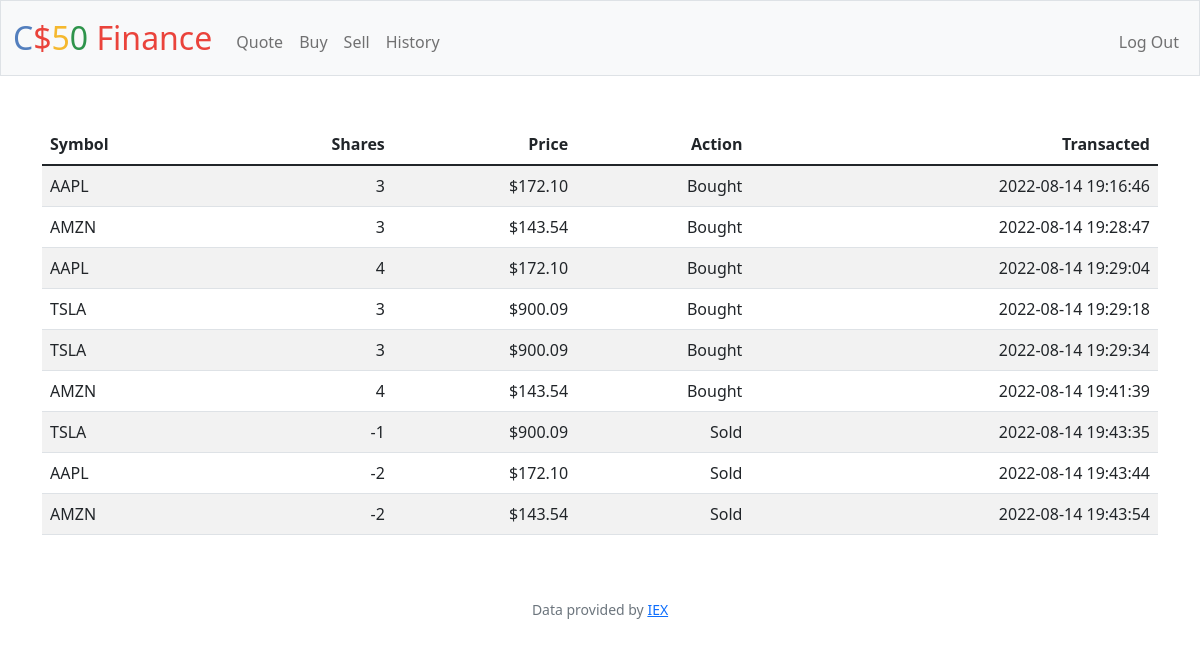
Page /history (signed in) on the committed database.
### tables this page shows
CREATE TABLE transactions (id INTEGER PRIMARY KEY AUTOINCREMENT, user_id INTEGER NOT NULL, symbol TEXT NOT NULL, name TEXT NOT NULL, shares INTEGER NOT NULL, price NUMERIC NOT NULL, total NUMERIC NOT NULL, current_price NUMERIC NOT NULL, type TEXT NOT NULL, time TIMESTAMP DEFAULT CURRENT_TIMESTAMP, FOREIGN KEY(user_id) REFERENCES users(id));

### app.py (the view)
@app.route("/history")
@login_required
def history():
    user_id = session["user_id"]
    holdings = db.execute("SELECT symbol, shares, price, type, time FROM transactions WHERE user_id = ?", user_id)
    return render_template("history.html", holdings = holdings)

### app.py (called while the page is built)
@app.after_request
def after_request(response):
    response.headers["Cache-Control"] = "no-cache, no-store, must-revalidate"
    response.headers["Expires"] = 0
    response.headers["Pragma"] = "no-cache"
    return response

### helpers.py (called while the page is built)
def login_required(f):
    @wraps(f)
    def decorated_function(*args, **kwargs):
        if session.get("user_id") is None:
            return redirect("/login")
        return f(*args, **kwargs)
    return decorated_function

def usd(value):
    return f"${value:,.2f}"

### templates/history.html (shortened to what this page needs)
{% extends "layout.html" %}
{% block main %}
<table class="table table-striped">
    <thead>
        <tr>
            <th class="text-start">Symbol</th>
            <th class="text-end">Shares</th>
            <th class="text-end">Price</th>
            <th class="text-end">Action</th>
            <th class="text-end">Transacted</th>
        </tr>
    </thead>
    <tbody>
        {% for holding in holdings %}
            <tr>
                <td class="text-start">{{ holding.symbol }}</td>
                <td class="text-end">{{ holding.shares }}</td>
                <td class="text-end">{{ holding.price | usd }}</td>
                <td class="text-end">{{ holding.type }}</td>
                <td class="text-end">{{ holding.time }}</td>
            </tr>
        {% endfor %}
    </tbody>
</table>
{% endblock %}

### templates/layout.html (shortened to what this page needs)
<!DOCTYPE html>
<html lang="en">
    <head>
        <link href="https://cdn.jsdelivr.net/npm/bootstrap@5.1.3/dist/css/bootstrap.min.css" rel="stylesheet">
        <link href="/static/styles.css" rel="stylesheet">
    </head>
    <body>
        <nav class="bg-light border navbar navbar-expand-md navbar-light">
            <div class="container-fluid">
                <a class="navbar-brand" href="/"><span class="blue">C</span><span class="red">$</span><span class="yellow">5</span><span class="green">0</span> <span class="red">Finance</span></a>
                <div class="collapse navbar-collapse" id="navbar">
                    {% if session["user_id"] %}
                        <ul class="navbar-nav me-auto mt-2">
                            <li class="nav-item"><a class="nav-link" href="/quote">Quote</a></li>
                            <li class="nav-item"><a class="nav-link" href="/buy">Buy</a></li>
                            <li class="nav-item"><a class="nav-link" href="/sell">Sell</a></li>
                            <li class="nav-item"><a class="nav-link" href="/history">History</a></li>
                        </ul>
                        <ul class="navbar-nav ms-auto mt-2">
                            <li class="nav-item"><a class="nav-link" href="/logout">Log Out</a></li>
                        </ul>
                    {% else %}
                        <ul class="navbar-nav ms-auto mt-2">
                            <li class="nav-item"><a class="nav-link" href="/register">Register</a></li>
                            <li class="nav-item"><a class="nav-link" href="/login">Log In</a></li>
                        </ul>
                    {% endif %}
                </div>
            </div>
        </nav>
        <main class="container py-5 text-center">
            {% block main %}{% endblock %}
        </main>
        <footer class="mb-5 small text-center text-muted">
            Data provided by <a href="https://iexcloud.io/">IEX</a>
        </footer>
    </body>
</html>

### static/styles.css (style rules this page uses)
nav .navbar-brand { font-size: xx-large; }
nav .navbar-brand .blue { color: #537fbe; }
nav .navbar-brand .red { color: #ea433b; }
nav .navbar-brand .yellow { color: #f5b82e; }
nav .navbar-brand .green { color: #2e944b; }

### rows in the picture
transactions: symbol "AAPL", shares "3", price "$172.10", type "Bought", time "2022-08-14 19:16:46"
transactions: symbol "AMZN", shares "3", price "$143.54", type "Bought", time "2022-08-14 19:28:47"
transactions: symbol "AAPL", shares "4", price "$172.10", type "Bought", time "2022-08-14 19:29:04"
transactions: symbol "TSLA", shares "3", price "$900.09", type "Bought", time "2022-08-14 19:29:18"
transactions: symbol "TSLA", shares "3", price "$900.09", type "Bought", time "2022-08-14 19:29:34"
transactions: symbol "AMZN", shares "4", price "$143.54", type "Bought", time "2022-08-14 19:41:39"
transactions: symbol "TSLA", shares "-1", price "$900.09", type "Sold", time "2022-08-14 19:43:35"
transactions: symbol "AAPL", shares "-2", price "$172.10", type "Sold", time "2022-08-14 19:43:44"
transactions: symbol "AMZN", shares "-2", price "$143.54", type "Sold", time "2022-08-14 19:43:54"
